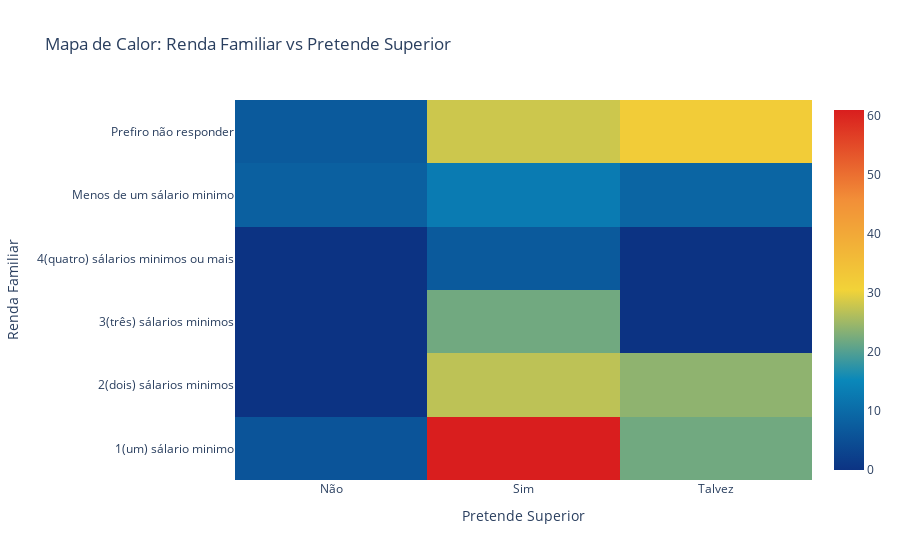

The notebook cell this image was saved under:
### Markdown cell above
### Pretensão de Ensino Superior relacionado a Renda

### Code cell
# Criando a tabela de contingência
contingency_table = pd.crosstab(df_renomeado['Renda Familiar'], df_renomeado['Pretende Superior'])

# Criando heatmap
fig = go.Figure(data=go.Heatmap(
                   z=contingency_table.values,
                   x=contingency_table.columns,
                   y=contingency_table.index,
                   colorscale='Portland'))

fig.update_layout(
    title='Mapa de Calor: Renda Familiar vs Pretende Superior',
    xaxis_title='Pretende Superior',
    yaxis_title='Renda Familiar'
)

fig.show()

### Figure 1 — Plotly figure (JSON) as saved in the notebook; plotly's stock layout.template omitted (floating-point values rounded to 4 significant figures)
{"data": [{"colorscale": [[0, "rgb(12,51,131)"], [0.25, "rgb(10,136,186)"], [0.5, "rgb(242,211,56)"], [0.75, "rgb(242,143,56)"], [1, "rgb(217,30,30)"]], "type": "heatmap", "x": ["Não", "Sim", "Talvez"], "y": ["1(um) sálario minimo", "2(dois) sálarios minimos", "3(três) sálarios minimos", "4(quatro) sálarios minimos ou mais", "Menos de um sálario minimo", "Prefiro não responder"], "z": [[6, 61, 22], [0, 27, 24], [0, 22, 0], [0, 7, 0], [8, 13, 9], [7, 28, 32]]}], "layout": {"title": {"text": "Mapa de Calor: Renda Familiar vs Pretende Superior"}, "xaxis": {"title": {"text": "Pretende Superior"}}, "yaxis": {"title": {"text": "Renda Familiar"}}}}
